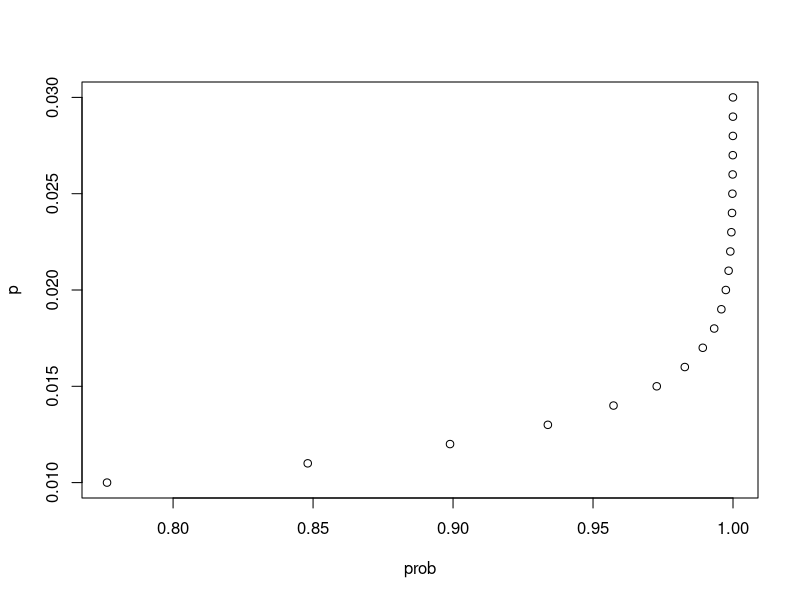
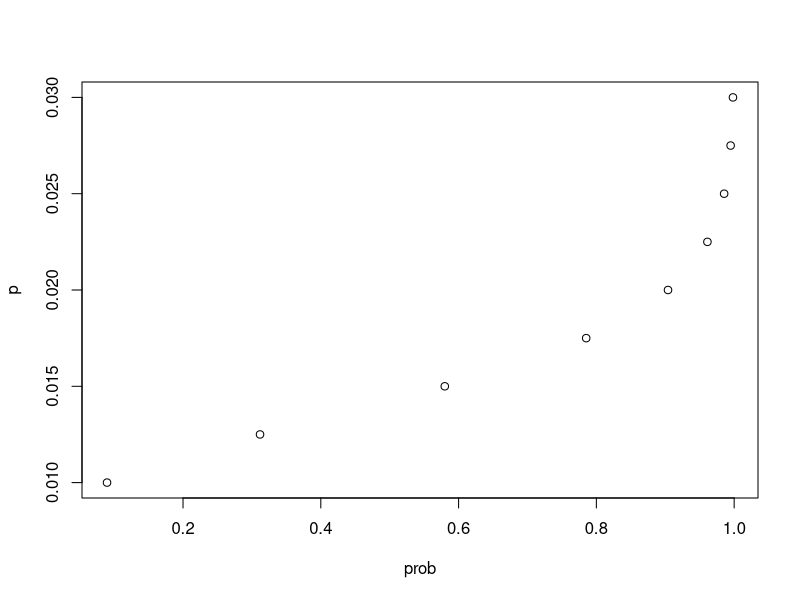

These figures' R source, in order:
library(tidyverse)
library(dslabs)
#Just as banks must decide how much to charge as interest on loans based on estimates of loan defaults, insurance companies must decide how much to charge as premiums for policies given estimates of the probability that an individual will collect on that policy. 
data(death_prob)
head(death_prob)
p<- death_prob%>% filter(age=="50" & sex=="Female" )
p
class(p)
p<- p%>% .$p
class(p)
#The loss in the event of the policy holder's death is -$150,000 and the gain if the policy holder remains alive is the premium $1,150.
#The expected value and Standard error of the company's net profit on one policy for a 50 year old female
loss<- -150000
gain<- 1150
exp_val<-p*loss+(1-p)*gain
exp_val
std_error<-abs(gain-loss)*sqrt(p*(1-p))
std_error
#the expected value and std error of the company's profit over all 1,000 policies for 50 year old females
n<-1000
mu<- n*exp_val
mu
se<- sqrt(n)*std_error
se
#Central Limit Theorem
#the prob that the insurance company loses money on this set of 1,000 policies
pnorm(0,mu,se)
#50 year old males have a different probability of death than 50 year old females. We will calculate a profitable premium for 50 year old males
p_male<- death_prob%>% filter(age=="50" & sex=="Male" )
p_male
class(p_male)
p_male <- p_male %>% .$p
p_male
class(p_male)
#Suppose the company wants its expected profits from 1,000 50 year old males with $150,000 life insurance policies to be $700,000. 
#the expected value of the sum of draws
mu_male=700000
premium<- (mu_male/n)-(p_male*loss)/(1-p_male)
premium
#Using the new 50 year old male premium rate, calculate the standard error of the sum of 1,000 premiums
se_male<-sqrt(n)*abs(premium-loss)*sqrt(p_male*(1-p_male)) 
se_male
#probability of losing money on a series of 1,000 policies to 50 year old males
pnorm(0,mu_male,se_male)


#Life insurance rates are calculated using mortality statistics from the recent past. They are priced such that companies are almost assured to profit as long as the probability of death remains similar. If an event occurs that changes the probability of death in a given age group, the company risks significant losses.

#we'll look at a scenario in which a lethal pandemic disease increases the probability of death within 1 year for a 50 year old to .015. Unable to predict the outbreak, the company has sold 1,000 $150,000 life insurance policies for $1,150.
#expected value and std error of the company's profits over 1,000 policies
new_p<- 0.015
new_mu<-n*(new_p*loss+(1-new_p)*gain)
new_mu
new_se<- sqrt(n)*abs(gain-loss)*sqrt(new_p*(1-new_p))
new_se
#probability of the company losing money
pnorm(0,new_mu,new_se)
#Suppose the company can afford to sustain one-time losses of $1 million, but larger losses will force it to go out of business.
#What is the probability of losing more than $1 million
pnorm(-1000000,new_mu,new_se)
#the lowest death probability for which the chance of losing money exceeds 90%
p<- seq(0.01,0.03,0.001)
prob_losing<- function(s){
  exp_value<- n*(s*loss+(1-s)*gain)
  s_error <- sqrt(n)*abs(gain-loss)*sqrt(s*(1-s))
  pnorm(0,exp_value,s_error)
}
prob<- sapply(p,prob_losing)
plot(prob,p)

# the lowest death probability for which the chance of losing over $1 million exceeds 90%
p<- seq(0.01,0.03,0.0025)
prob_losing<- function(s){
  exp_value<- n*(s*loss+(1-s)*gain)
  s_error <- sqrt(n)*abs(gain-loss)*sqrt(s*(1-s))
  pnorm(-1000000,exp_value,s_error)
}
prob<- sapply(p,prob_losing)
plot(prob,p)

#a sampling model for simulating the total profit over 1,000 loans with probability of claim p_loss = .015, loss of -$150,000 on a claim, and profit of $1,150 when there is no claim,
#reported profit(or loss) in millions
set.seed(25,sample.kind="Rounding")
n<-1000
p_loss<- 0.015
X<- sample(c(1,0),n,replace=TRUE,prob=c(p_loss,1-p_loss))
loss<- -150000*sum(X==1)/10^6
loss
profit<- 1150*sum(X==0)/10^6
profit
loss+profit
set.seed(27,sample.kind="Rounding")
B<- 10000
S<- replicate(B,{
  X<- sample(c(1,0),n,replace=TRUE,prob=c(p_loss,1-p_loss))
  loss<- -150000*sum(X==1)/10^6
  profit<- 1150*sum(X==0)/10^6
  loss+profit
  
})
mean(S<=-1)
#Suppose that there is a massive demand for life insurance due to the pandemic, and the company wants to find a premium cost for which the probability of losing money is under 5%, assuming the death rate stays stable at p=0.015.
z<- qnorm(0.05)
l<--150000
x<- -l * (n*p_loss-z*sqrt(n*p_loss*(1-p_loss)))/(n*(1-p_loss)+z*sqrt(n*p_loss*(1-p_loss)))
x #premium required for a 5% chance of losing money
expected_profit<- p_loss*l+(1-p_loss)*x #expected_profit over one policy
expected_profit
n*expected_profit #expected_profit over 1000 policy
#MOnte Carlo simulation
B<-10000
set.seed(28,sample.kind="Rounding")
S_new<- replicate(B,{
  draws<- sample(c(l,x),n,replace=TRUE,prob=c(p_loss,1-p_loss))
  sum(draws)
})
mean(S_new)# expected value of the profit over n loans
mean(S_new<0)# probability of losing money

#The company cannot predict whether the pandemic death rate will stay stable.
#Monte Carlo Simulation for 10000 iterations
set.seed(29,sample.kind="Rounding")
n<-1000
B<-10000
profit_predict<- replicate(B,{
  new_p<- p_loss+sample(seq(-0.01,0.01,length=100),1) # randomly changes p by adding a value between -0.01 and 0.01
  draws<- sample(c(x,l),n,prob=c(1-new_p,new_p),replace=TRUE) # uses a random p to generate a sample of 1000 policies
  sum(draws)
})
mean(profit_predict)
mean(profit_predict<0)
mean(profit_predict< -1000000)
